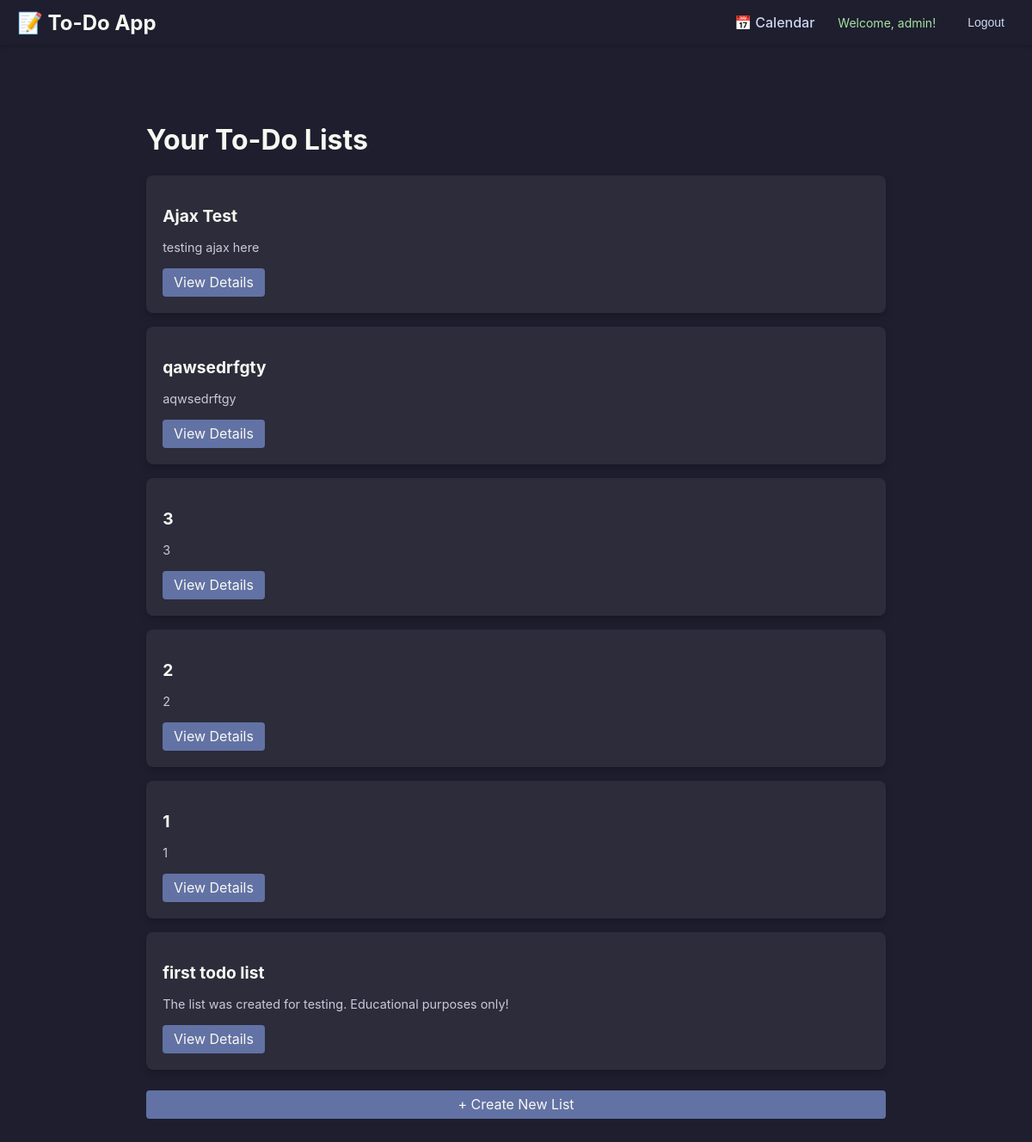
The page /todo/lists/ (signed in) on the database as committed earlier.
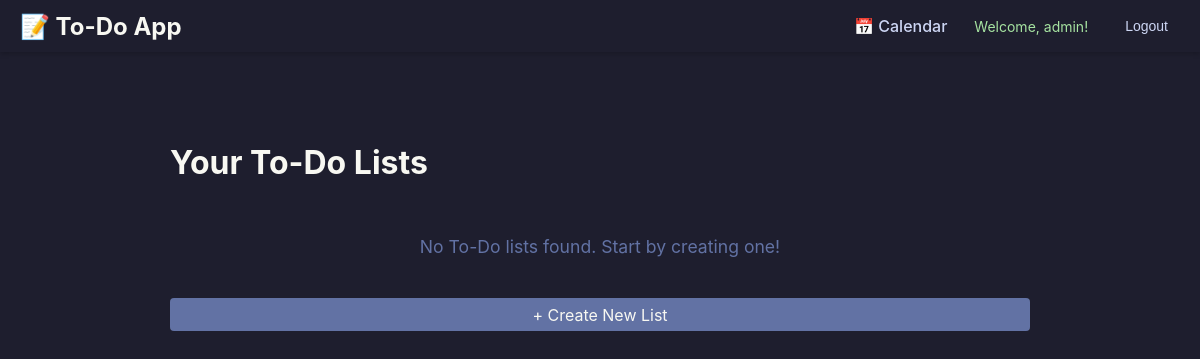
The same page on the database as committed later.
### tasks/models.py (models this page shows, shortened)
class ToDoList(models.Model):
    user = models.ForeignKey(User, on_delete=models.CASCADE, related_name='todo_lists')
    name = models.CharField(max_length=200)
    description = models.TextField(blank=True)
    created_at = models.DateTimeField(auto_now_add=True)
    class Meta:
        ordering = ['-created_at']

### tasks/views.py (the view)
# urls.py: path('lists/', ToDoListView.as_view(), name='todolist-list'),
class ToDoListView(View):
    def get(self, request):
        if not request.user.is_authenticated:
            return render(request,
                          'tasks/todolist.html',
                          {'todolists': None})
        todolists = ToDoList.objects.filter(user=request.user)
        return render(request, 'tasks/todolist.html', {'todolists': todolists})

### tasks/templates/tasks/todolist.html (shortened to what this page needs)
{% extends 'base.html' %}
{% block content %}
  <div class="container">
    {% if user.is_authenticated %}
    <h1 class="title">Your To-Do Lists</h1>
    <div class="list-container">
      {% for todolist in todolists %}
        <div class="list-card">
          <h2 class="list-title">{{ todolist.name }}</h2>
          <p class="list-description">{{ todolist.description }}</p>
          <a href="{% url 'todolist-detail' todolist.id %}" class="btn">View Details</a>
        </div>
      {% empty %}
        <p class="no-items">No To-Do lists found. Start by creating one!</p>
      {% endfor %}
    </div>
    <a href="{% url 'todolist-create' %}" class="btn create-btn">+ Create New List</a>
    {% else %}
      <div class="auth-message">
        <h2>Please Log In to Access Your To-Do Lists</h2>
        <a href="{% url 'accounts:login' %}" class="btn login-btn">Log In</a>
      </div>
    {% endif %}
  </div>
{% endblock %}

### templates/base.html (shortened to what this page needs)
<!DOCTYPE html>
<html lang="en">
<head>
    <link href="https://cdn.jsdelivr.net/npm/fullcalendar@6.1.8/index.min.css" rel="stylesheet" />
</head>
<body>
    {% include 'navbar.html' %}
    <div class="container">
        <div class="content">
            {% block content %}{% endblock %}
        </div>
    </div>
</body>
</html>

### templates/navbar.html (shortened to what this page needs)
<nav class="navbar">
    <div class="logo">
        <a href="{% url 'todolist-list' %}" style="text-decoration: none; color: inherit;">📝 To-Do App</a>
    </div>
    <div class="menu">
        <a href="{% url 'calendar-view' %}" class="nav-link">📅 Calendar</a>
        {% if user.is_authenticated %}
            <span class="welcome-msg">Welcome, {{ user.username }}!</span>
            <form action="{% url 'accounts:logout' %}" method="post" class="logout-form">
                <button type="submit" class="nav-btn logout-btn">Logout</button>
            </form>
        {% else %}
            <a href="{% url 'accounts:login' %}" class="nav-btn">Login</a>
            <a href="{% url 'accounts:register' %}" class="nav-btn">Register</a>
        {% endif %}
    </div>
</nav>

### templates/base.html (style rules this page uses)
:root { --bg-color: #1e1e2e; --card-bg: #2c2c3a; --text-color: #f8f8f2; --accent-color: #ff79c6; --secondary-color: #6272a4; }
body { margin: 0; font-family: 'Inter', sans-serif; background-color: var(--bg-color); color: var(--text-color); }
a { text-decoration: none; color: var(--accent-color); transition: color 0.2s; }
.container { max-width: 900px; margin: 0 auto; padding: 20px; }
.navbar { background-color: var(--card-bg); display: flex; justify-content: space-between; align-items: center; padding: 10px 20px; box-shadow: 0 4px 8px rgba(0, 0, 0, 0.3); }
.navbar .logo { font-size: 1.5rem; font-weight: bold; color: var(--text-color); }
.navbar .menu { display: flex; gap: 15px; }
.navbar .menu a { font-size: 1rem; font-weight: 500; }
.content { margin-top: 30px; }
.logo a { text-decoration: none; color: inherit; font-size: 1.5rem; font-weight: bold; }

### tasks/templates/tasks/todolist.html (style rules this page uses)
.list-container { display: flex; flex-direction: column; gap: 1rem; }
.btn { display: inline-block; margin-top: 0.5rem; padding: 0.4rem 0.8rem; background-color: #6272a4; color: #f8f8f2; border-radius: 4px; transition: background-color 0.2s; }
.create-btn { margin-top: 1.5rem; display: block; text-align: center; }
.no-items { text-align: center; color: #6272a4; font-size: 1.1rem; margin-top: 2rem; }

### templates/navbar.html (style rules this page uses)
.navbar { display: flex; justify-content: space-between; align-items: center; background: #1e1e2e; padding: 10px 20px; box-shadow: 0 2px 5px rgba(0, 0, 0, 0.2); }
.menu { display: flex; align-items: center; gap: 15px; }
.menu a, .nav-btn { text-decoration: none; color: #cdd6f4; padding: 6px 12px; border-radius: 4px; transition: background 0.3s ease; }
.logout-form { display: inline; margin: 0; }
.logout-btn { background: transparent; border: none; color: #cdd6f4; font-size: 14px; cursor: pointer; padding: 6px 12px; border-radius: 4px; transition: background 0.3s ease; }
.welcome-msg { color: #a6e3a1; font-size: 14px; margin-right: 10px; }

Rows that differ between the two databases and show on the page:
removed ToDoList: name "Ajax Test", description "testing ajax here"
removed ToDoList: name "qawsedrfgty", description "aqwsedrftgy"
removed ToDoList: name "3", description "3"
removed ToDoList: name "2", description "2"
removed ToDoList: name "1", description "1"
removed ToDoList: name "first todo list", description "The list was created for testing. Educational purposes only!"
Other text that changed with them:
text now shown: "No To-Do lists found. Start by creating one!"
